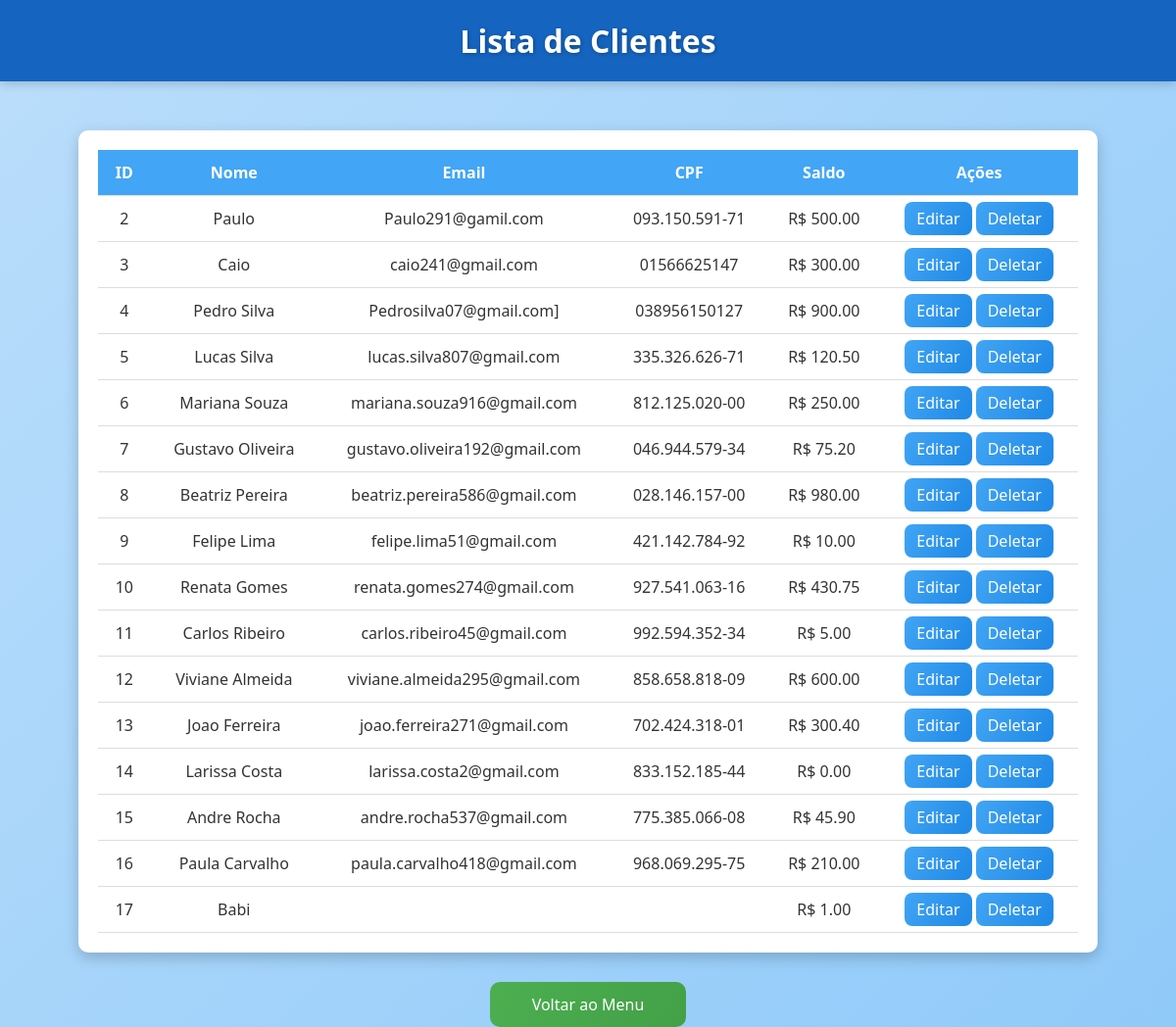
Page /listar on the earlier database version.
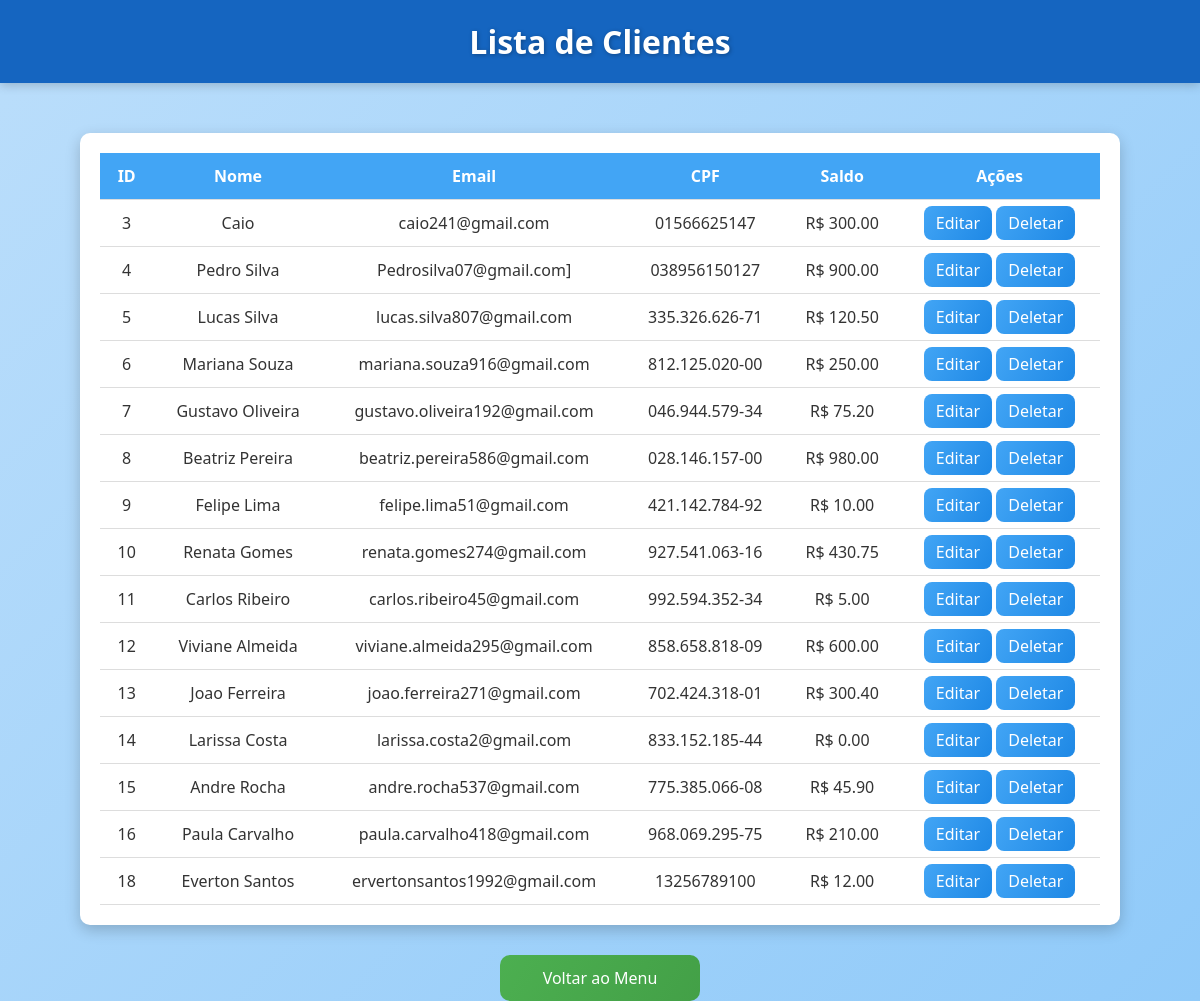
Same page on the later database version.
### tables this page shows
CREATE TABLE clientes (
                id INTEGER PRIMARY KEY AUTOINCREMENT,
                nome TEXT,
                email TEXT,
                cpf TEXT,
                saldo REAL DEFAULT 0
            );

### db/app.py (the view)
@app.route('/listar')
def listar():
    clientes = database.listar_clientes()
    return render_template('listar.html', clientes=clientes)

### db/database.py (called while the page is built)
def conectar():
    return sqlite3.connect('clientes.db')

def listar_clientes():
    conn = conectar()
    c = conn.cursor()
    c.execute('SELECT * FROM clientes')
    dados = c.fetchall()
    conn.close()
    return dados

### db/templates/listar.html (shortened to what this page needs)
<!DOCTYPE html>
<html lang="pt-BR">
<head>
</head>
<body>
    <h1> Lista de Clientes</h1>
    <div class="table-container">
        <table>
            <tr>
                <th>ID</th>
                <th>Nome</th>
                <th>Email</th>
                <th>CPF</th>
                <th>Saldo</th>
                <th>Ações</th>
            </tr>
            {% for c in clientes %}
            <tr>
                <td>{{ c[0] }}</td>
                <td>{{ c[1] }}</td>
                <td>{{ c[2] }}</td>
                <td>{{ c[3] }}</td>
                <td>R$ {{ "%.2f"|format(c[4]) }}</td>
                <td>
                    <a class="button-link" href="{{ url_for('editar', id=c[0]) }}">Editar</a>
                    <a class="button-link" href="{{ url_for('deletar', id=c[0]) }}">Deletar</a>
                </td>
            </tr>
            {% endfor %}
        </table>
    </div>
    <a id="voltar" href="{{ url_for('menu') }}">Voltar ao Menu</a>
</body>
</html>

### db/templates/listar.html (style rules this page uses)
body { font-family: 'Segoe UI', Arial, sans-serif; background: linear-gradient(135deg, #bbdefb, #90caf9); color: #333; margin: 0; padding: 0; display: flex; flex-direction: column; align-items: center; }
h1 { background-color: #1565c0; color: white; width: 100%; padding: 20px 0; margin: 0; text-align: center; text-shadow: 1px 1px 4px rgba(0,0,0,0.3); box-shadow: 0 2px 10px rgba(0,0,0,0.2); }
.table-container { width: 90%; max-width: 1000px; margin-top: 50px; background-color: white; padding: 20px; border-radius: 10px; box-shadow: 0 5px 15px rgba(0,0,0,0.2); overflow-x: auto; }
table { width: 100%; border-collapse: collapse; }
th, td { padding: 12px 15px; text-align: center; border-bottom: 1px solid #ddd; }
th { background-color: #42a5f5; color: white; }
a.button-link { text-decoration: none; background: linear-gradient(120deg, #42a5f5, #1e88e5); color: white; padding: 6px 12px; border-radius: 8px; font-weight: 500; transition: all 0.3s ease-in-out; }
a#voltar { display: block; margin: 30px auto 0 auto; width: 200px; text-align: center; background: linear-gradient(120deg, #4CAF50, #43a047); color: white; padding: 12px 0; border-radius: 10px; font-weight: 500; text-decoration: none; transition: all 0.3s ease-in-out; }

Differences in the rows shown:
removed clientes: id "2", nome "Paulo", email "Paulo291@gamil.com", cpf "093.150.591-71", saldo "500.00"
removed clientes: id "17", nome "Babi", saldo "1.00"
added clientes: id "18", nome "Everton Santos", email "ervertonsantos1992@gmail.com", cpf "13256789100", saldo "12.00"
